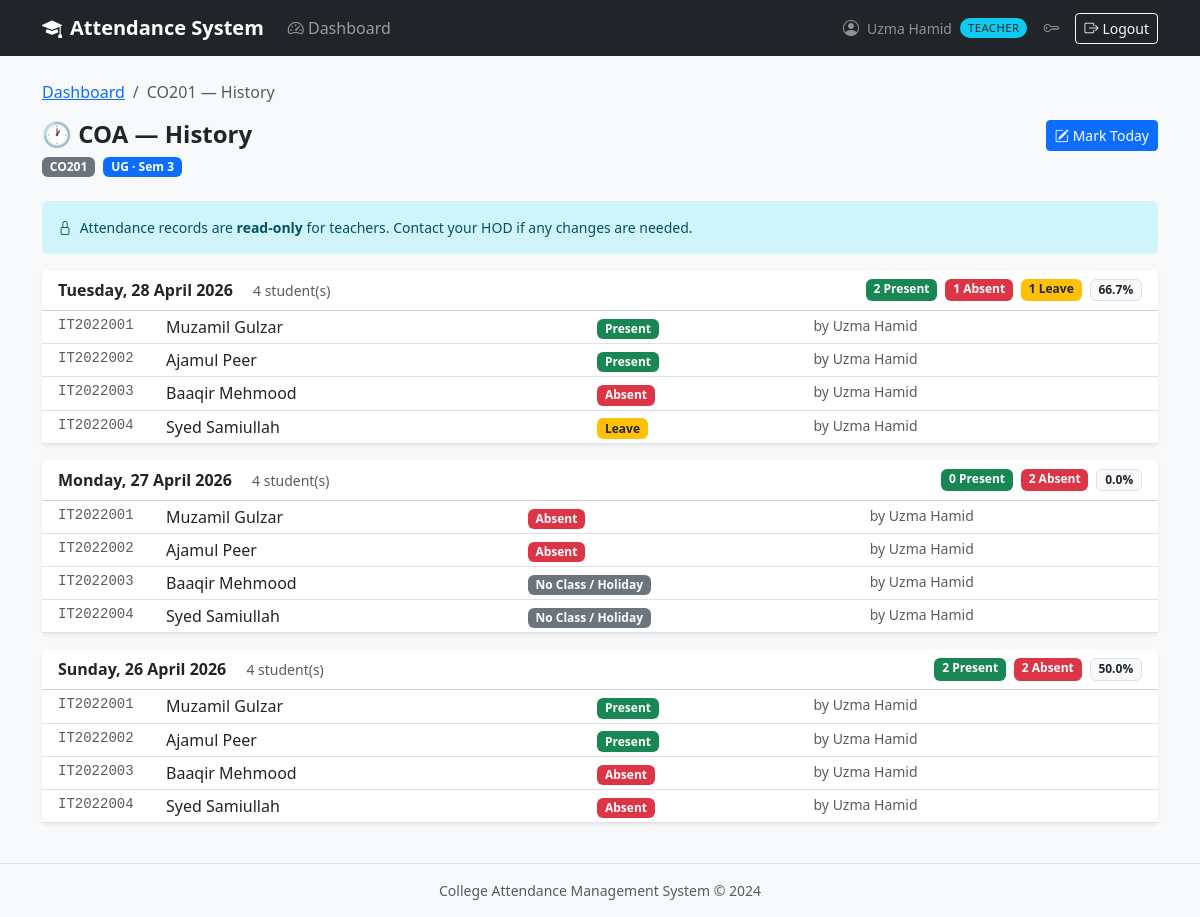
/teacher/attendance/history/14 (signed in), run on the app's committed database.
### app/models/user.py (models this page shows, shortened)
class User(UserMixin, db.Model):
    __tablename__ = 'users'
    id = db.Column(db.Integer, primary_key=True)
    email = db.Column(db.String(120), unique=True, nullable=False, index=True)
    first_name = db.Column(db.String(50), nullable=False)
    last_name  = db.Column(db.String(50), nullable=False)
    password_hash = db.Column(db.String(256), nullable=False)
    role = db.Column(db.String(20), nullable=False)
    is_active = db.Column(db.Boolean, default=True, nullable=False)
    created_at = db.Column(db.DateTime, default=datetime.utcnow, nullable=False)
    updated_at = db.Column(db.DateTime, default=datetime.utcnow,
                           onupdate=datetime.utcnow, nullable=False)
    teacher_profile = db.relationship('Teacher', back_populates='user',
                                      uselist=False, cascade='all, delete-orphan')
    student_profile = db.relationship('Student', back_populates='user',
                                      uselist=False, cascade='all, delete-orphan')
    @property
    def is_principal(self):
        return self.role == Role.PRINCIPAL
    @property
    def is_hod(self):
        return self.role == Role.HOD
    @property
    def is_teacher(self):
        return self.role == Role.TEACHER
    @property
    def full_name(self):
        return f"{self.first_name} {self.last_name}"

### app/models/subject.py (models this page shows, shortened)
class Subject(db.Model):
    __tablename__ = 'subjects'
    id = db.Column(db.Integer, primary_key=True)
    department_id = db.Column(db.Integer, db.ForeignKey('departments.id'),
                              nullable=False)
    name = db.Column(db.String(100), nullable=False)
    code = db.Column(db.String(15), unique=True, nullable=False)
    semester     = db.Column(db.Integer, nullable=False)
    program_type = db.Column(db.String(5), nullable=False, default='UG')
    total_classes = db.Column(db.Integer, default=0, nullable=False)
    is_active  = db.Column(db.Boolean, default=True, nullable=False)
    created_at = db.Column(db.DateTime, default=datetime.utcnow, nullable=False)
    department = db.relationship('Department', back_populates='subjects')
    teachers   = db.relationship('Teacher', secondary=teacher_subjects,
                                 back_populates='subjects', lazy='dynamic')
    attendance_records = db.relationship('Attendance', back_populates='subject',
                                         lazy='dynamic',
                                         cascade='all, delete-orphan')

### app/models/attendance.py (models this page shows, shortened)
class Attendance(db.Model):
    __tablename__ = 'attendance'
    __table_args__ = (
        db.UniqueConstraint(
            'student_id', 'subject_id', 'date',
            name='uq_student_subject_date'
        ),
    )
    id = db.Column(db.Integer, primary_key=True)
    student_id   = db.Column(db.Integer, db.ForeignKey('students.id'),
                             nullable=False, index=True)
    subject_id   = db.Column(db.Integer, db.ForeignKey('subjects.id'),
                             nullable=False, index=True)
    marked_by_id = db.Column(db.Integer, db.ForeignKey('teachers.id'),
                             nullable=False)
    date         = db.Column(db.Date,    nullable=False, index=True)
    status = db.Column(
        db.String(10),
        nullable=False,
        default='absent'
    )
    semester = db.Column(db.Integer, nullable=False)
    is_edited       = db.Column(db.Boolean,  default=False, nullable=False)
    edit_reason     = db.Column(db.Text,     nullable=True)
    edited_by_id    = db.Column(db.Integer,
                                db.ForeignKey('teachers.id'), nullable=True)
    edited_at       = db.Column(db.DateTime, nullable=True)
    original_status = db.Column(db.String(10), nullable=True)
    is_qr_scan       = db.Column(db.Boolean,  default=False, nullable=False)
    reviewed_by_id   = db.Column(db.Integer,
                                 db.ForeignKey('teachers.id'), nullable=True)
    reviewed_at      = db.Column(db.DateTime, nullable=True)
    created_at = db.Column(db.DateTime, default=datetime.utcnow, nullable=False)
    student    = db.relationship('Student',  back_populates='attendance_records')
    subject    = db.relationship('Subject',  back_populates='attendance_records')
    marked_by  = db.relationship('Teacher',  foreign_keys=[marked_by_id],
                                 back_populates='attendance_records')
    edited_by  = db.relationship('Teacher',  foreign_keys=[edited_by_id])
    reviewed_by = db.relationship('Teacher', foreign_keys=[reviewed_by_id])
    VALID_STATUSES = ('present', 'absent', 'leave', 'event', 'no_class', 'pending')
    REVIEW_STATUSES = ('present', 'leave', 'event', 'no_class')
    MANUAL_STATUSES = ('present', 'absent', 'leave', 'event', 'no_class')

### app/models/student.py (models this page shows, shortened)
class Student(db.Model):
    __tablename__ = 'students'
    id = db.Column(db.Integer, primary_key=True)
    user_id = db.Column(db.Integer, db.ForeignKey('users.id'),
                        unique=True, nullable=False)
    department_id = db.Column(db.Integer, db.ForeignKey('departments.id'),
                              nullable=False)
    roll_number = db.Column(db.String(20), unique=True, nullable=False)
    admission_year = db.Column(db.String(9), nullable=False)
    program_type = db.Column(
        db.String(5),
        nullable=False,
        default='UG'
    )
    semester = db.Column(db.Integer, nullable=False, default=1)
    is_graduated       = db.Column(db.Boolean, default=False, nullable=False)
    graduation_semester= db.Column(db.Integer,  nullable=True)
    graduation_year    = db.Column(db.String(9), nullable=True)
    graduation_reason  = db.Column(db.Text,      nullable=True)
    graduated_at       = db.Column(db.DateTime,  nullable=True)
    graduated_by_id    = db.Column(db.Integer,
                                   db.ForeignKey('teachers.id'), nullable=True)
    created_at = db.Column(db.DateTime, default=datetime.utcnow, nullable=False)
    updated_at = db.Column(db.DateTime, default=datetime.utcnow,
                           onupdate=datetime.utcnow, nullable=False)
    user            = db.relationship('User', back_populates='student_profile')
    department      = db.relationship('Department', back_populates='students')
    graduated_by    = db.relationship('Teacher', foreign_keys=[graduated_by_id])
    attendance_records = db.relationship('Attendance', back_populates='student',
                                         lazy='dynamic',
                                         cascade='all, delete-orphan')
    @property
    def full_name(self):
        return self.user.full_name if self.user else 'Unknown'

### app/routes/teacher.py (the view)
@teacher_bp.route('/attendance/history/<int:subject_id>')
@login_required
@teacher_required
@teacher_owns_subject
def attendance_history(subject_id):
    subject = g.owned_subject
    history = get_subject_attendance_history(current_user, subject_id)
    return render_template('teacher/attendance_history.html',
                           subject=subject,
                           history=history,
                           status_colors=STATUS_COLORS,
                           status_labels=STATUS_LABELS,
                           title=f'{subject.code} — History')

### app/models/teacher.py (called while the page is built)
    @property
    def full_name(self):
        return self.user.full_name if self.user else 'Unknown'

### app/services/teacher_service.py (called while the page is built)
def _get_teacher(teacher_user):
    return Teacher.query.filter_by(user_id=teacher_user.id).first()

### app/templates/teacher/attendance_history.html (shortened to what this page needs)
{% extends "shared/base.html" %}
{% block content %}
<nav aria-label="breadcrumb" class="mb-3">
    <ol class="breadcrumb small">
        <li class="breadcrumb-item">
            <a href="{{ url_for('teacher.dashboard') }}">Dashboard</a></li>
        <li class="breadcrumb-item active">{{ subject.code }} — History</li>
    </ol>
</nav>
<div class="d-flex justify-content-between align-items-start mb-4">
    <div>
        <h4 class="fw-bold mb-1">🕐 {{ subject.name }} — History</h4>
        <span class="badge bg-secondary">{{ subject.code }}</span>
        <span class="badge {{ 'bg-primary' if subject.program_type == 'UG' else 'bg-warning text-dark' }} ms-1">
            {{ subject.program_type }} · Sem {{ subject.semester }}
        </span>
    </div>
    <a href="{{ url_for('teacher.mark_attendance_view', subject_id=subject.id) }}"
       class="btn btn-primary btn-sm">
        <i class="bi bi-pencil-square me-1"></i>Mark Today
    </a>
</div>
<div class="alert alert-info border-0 small mb-3">
    <i class="bi bi-lock me-1"></i>
    Attendance records are <strong>read-only</strong> for teachers.
    Contact your HOD if any changes are needed.
</div>
{% if history %}
{% for session in history %}
<div class="card border-0 shadow-sm mb-3">
    <div class="card-header bg-white py-2 px-3 d-flex
                justify-content-between align-items-center">
        <div>
            <span class="fw-semibold">{{ session.date.strftime('%A, %d %B %Y') }}</span>
            <span class="ms-3 small text-muted">
                {{ session.total }} student(s)
            </span>
        </div>
        <div class="d-flex gap-2">
            <span class="badge bg-success">{{ session.present }} Present</span>
            <span class="badge bg-danger">{{ session.absent }} Absent</span>
            {% if session.leave %}<span class="badge bg-warning text-dark">{{ session.leave }} Leave</span>{% endif %}
            <span class="badge bg-light text-dark border fw-semibold">{{ session.pct }}%</span>
        </div>
    </div>
    <div class="table-responsive">
        <table class="table table-sm mb-0">
            <tbody>
            {% for record in session.records %}
            <tr>
                <td class="ps-3 font-monospace small text-muted" style="width:120px">
                    {{ record.student.roll_number }}
                </td>
                <td>{{ record.student.full_name }}</td>
                <td>
                    <span class="badge bg-{{ status_colors[record.status] }}
                        {{ 'text-dark' if record.status in ('leave','event') else '' }}">
                        {{ status_labels[record.status] }}
                    </span>
                </td>
                <td class="small text-muted">
                    by {{ record.marked_by.full_name }}
                </td>
            </tr>
            {% endfor %}
            </tbody>
        </table>
    </div>
</div>
{% endfor %}
{% endif %}
{% endblock %}

### app/templates/shared/base.html (shortened to what this page needs)
<!DOCTYPE html>
<html lang="en">
<head>
    <link href="https://cdn.jsdelivr.net/npm/bootstrap@5.3.0/dist/css/bootstrap.min.css" rel="stylesheet">
    <link href="https://cdn.jsdelivr.net/npm/bootstrap-icons@1.11.0/font/bootstrap-icons.css" rel="stylesheet">
</head>
<body>
{% if current_user.is_authenticated %}
<nav class="navbar navbar-expand-lg navbar-dark bg-dark">
  <div class="container">
    <a class="navbar-brand" href="/"><i class="bi bi-mortarboard-fill me-2"></i>Attendance System</a>
    <div class="collapse navbar-collapse" id="navMenu">
      <ul class="navbar-nav me-auto">
        {% if current_user.is_principal %}
          <li class="nav-item">
            <a class="nav-link" href="{{ url_for('principal.dashboard') }}">
              <i class="bi bi-speedometer2"></i> Dashboard
            </a>
          </li>
        {% elif current_user.is_teacher %}
          <li class="nav-item">
            <a class="nav-link" href="{{ url_for('teacher.dashboard') }}">
              <i class="bi bi-speedometer2"></i> Dashboard
            </a>
          </li>
        {% elif current_user.is_student %}
          <li class="nav-item">
            <a class="nav-link" href="{{ url_for('student.dashboard') }}">
              <i class="bi bi-speedometer2"></i> Dashboard
            </a>
          </li>
        {% endif %}
      </ul>
      <ul class="navbar-nav ms-auto align-items-center gap-2">
        <li class="nav-item d-flex align-items-center gap-2">
          <i class="bi bi-person-circle text-white-50"></i>
          <span class="text-white-50 small">{{ current_user.full_name }}</span>
          <span class="role-badge
            {% if current_user.is_principal %}bg-danger text-white
            {% elif current_user.is_hod      %}bg-warning text-dark
            {% elif current_user.is_teacher  %}bg-info text-dark
            {% else                          %}bg-success text-white{% endif %}">
            {{ current_user.role }}
          </span>
        </li>
        <li class="nav-item">
          <a class="nav-link text-white-50" href="{{ url_for('auth.change_password_view') }}"
             title="Change password"><i class="bi bi-key"></i></a>
        </li>
        <li class="nav-item">
          <a class="btn btn-sm btn-outline-light" href="{{ url_for('auth.logout') }}">
            <i class="bi bi-box-arrow-right me-1"></i>Logout
          </a>
        </li>
      </ul>
    </div>
  </div>
</nav>
{% endif %}
<main class="container py-4">
  {% block content %}{% endblock %}
</main>
<footer class="text-center text-muted py-3 border-top small">
  College Attendance Management System &copy; 2024
</footer>
</body>
</html>

### app/templates/shared/base.html (style rules this page uses)
body { background-color: #f8f9fa; }
.navbar-brand { font-weight: 700; }
.role-badge { font-size: 0.7rem; padding: 2px 8px; border-radius: 10px; text-transform: uppercase; letter-spacing: 0.5px; }

### data on the page
User: full_name "Uzma Hamid", role "TEACHER"
Subject: code "CO201", name "COA", program_type "UG", semester "3"
Attendance: student.roll_number "IT2022001", student.full_name "Muzamil Gulzar", status "Present", marked_by.full_name "Uzma Hamid"
Attendance: student.roll_number "IT2022002", student.full_name "Ajamul Peer", status "Present", marked_by.full_name "Uzma Hamid"
Attendance: student.roll_number "IT2022003", student.full_name "Baaqir Mehmood", status "Absent", marked_by.full_name "Uzma Hamid"
Attendance: student.roll_number "IT2022004", student.full_name "Syed Samiullah", status "Leave", marked_by.full_name "Uzma Hamid"
Attendance: student.roll_number "IT2022001", student.full_name "Muzamil Gulzar", status "Absent", marked_by.full_name "Uzma Hamid"
Attendance: student.roll_number "IT2022002", student.full_name "Ajamul Peer", status "Absent", marked_by.full_name "Uzma Hamid"
Attendance: student.roll_number "IT2022003", student.full_name "Baaqir Mehmood", status "No Class / Holiday", marked_by.full_name "Uzma Hamid"
Attendance: student.roll_number "IT2022004", student.full_name "Syed Samiullah", status "No Class / Holiday", marked_by.full_name "Uzma Hamid"
Attendance: student.roll_number "IT2022001", student.full_name "Muzamil Gulzar", status "Present", marked_by.full_name "Uzma Hamid"
Attendance: student.roll_number "IT2022002", student.full_name "Ajamul Peer", status "Present", marked_by.full_name "Uzma Hamid"
Attendance: student.roll_number "IT2022003", student.full_name "Baaqir Mehmood", status "Absent", marked_by.full_name "Uzma Hamid"
Attendance: student.roll_number "IT2022004", student.full_name "Syed Samiullah", status "Absent", marked_by.full_name "Uzma Hamid"

### other printed values
{{ session.date.strftime('%A, %d %B %Y') }} "Tuesday, 28 April 2026" "Monday, 27 April 2026" "Sunday, 26 April 2026"
{{ session.total }} "4" "4" "4"
{{ session.present }} "2" "0" "2"
{{ session.absent }} "1" "2" "2"
{{ session.leave }} "1"
{{ session.pct }} "66.7" "0.0" "50.0"
